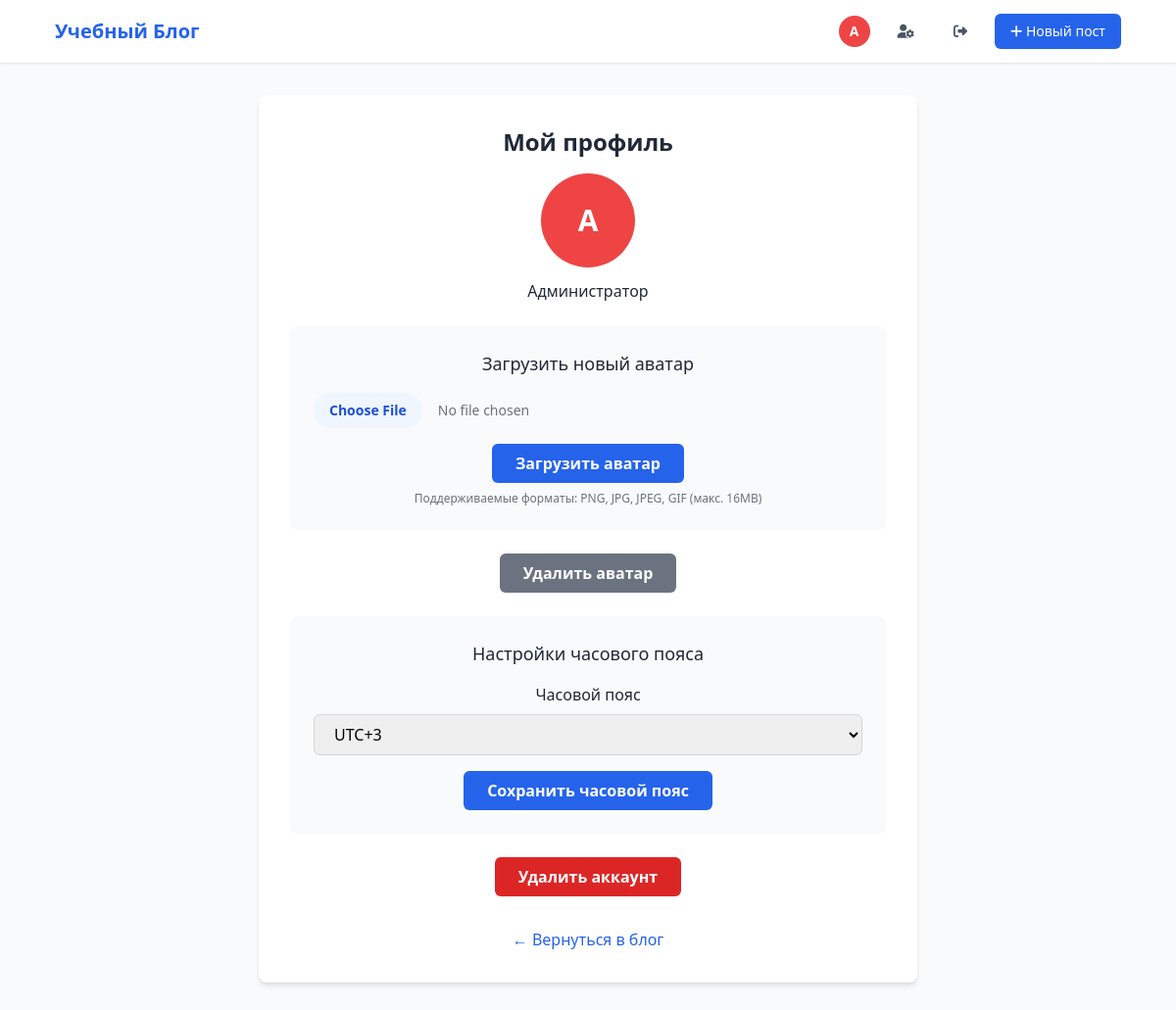
Screenshot of /profile (signed in) with the database file from the repository.
### tables this page shows
CREATE TABLE users (
            id INTEGER PRIMARY KEY AUTOINCREMENT,
            username TEXT UNIQUE NOT NULL,
            password_hash TEXT NOT NULL,
            email TEXT UNIQUE NOT NULL,
            avatar TEXT DEFAULT 'default.png',
            timezone_offset INTEGER DEFAULT 3
        );

### app.py (the view, shortened to what this page needs)
@app.route('/profile', methods=['GET', 'POST'])
def profile():
    if 'user_id' not in session:
        return redirect(url_for('login'))
    conn = get_db_connection()
    user = conn.execute('SELECT * FROM users WHERE id = ?', (session['user_id'],)).fetchone()
    conn.close()
    return render_template('profile.html', user=user)

### database.py (called while the page is built)
def get_db_connection():
    conn = sqlite3.connect(Config.DATABASE_PATH)
    conn.row_factory = sqlite3.Row
    return conn

### templates/profile.html (shortened to what this page needs)
{% extends "base.html" %}
{% block content %}
<div class="max-w-2xl mx-auto">
    <div class="bg-white rounded-lg shadow-md p-8">
        <div class="text-center mb-8">
            <h2 class="text-2xl font-bold text-gray-800 mb-4">Мой профиль</h2>
            <div class="mb-6">
                <div class="inline-block relative">
                    {% if user.avatar and user.avatar != 'default.png' %}
                        <img src="{{ url_for('static', filename='avatars/' + user.avatar) }}"
                             alt="Аватар"
                             class="w-24 h-24 rounded-full object-cover border-4 border-white shadow-lg">
                    {% else %}
                        <div class="avatar-circle avatar-{{ user.username|first|upper }} w-24 h-24 flex items-center justify-center text-3xl">
                            {{ user.username|first|upper }}
                        </div>
                    {% endif %}
                </div>
                <p class="mt-3 font-medium text-gray-800">{{ session.username }}</p>
            </div>
            <form method="POST" enctype="multipart/form-data" class="bg-gray-50 p-6 rounded-lg mb-6">
                <h3 class="text-lg font-medium text-gray-800 mb-4">Загрузить новый аватар</h3>
                <div class="mb-4">
                    <input type="file" id="avatar" name="avatar" accept="image/*"
                           class="block w-full text-sm text-gray-500
                                  file:mr-4 file:py-2 file:px-4
                                  file:rounded-full file:border-0
                                  file:text-sm file:font-semibold
                                  file:bg-blue-50 file:text-blue-700
                                  hover:file:bg-blue-100">
                </div>
                <button type="submit" class="bg-blue-600 hover:bg-blue-700 text-white font-bold py-2 px-6 rounded-md transition duration-200">
                    Загрузить аватар
                </button>
                <p class="text-xs text-gray-500 mt-2">Поддерживаемые форматы: PNG, JPG, JPEG, GIF (макс. 16MB)</p>
            </form>
            <form method="POST" class="mb-6">
                <button type="submit" name="remove_avatar" value="1"
                        class="bg-gray-500 hover:bg-gray-600 text-white font-bold py-2 px-6 rounded-md transition duration-200">
                    Удалить аватар
                </button>
            </form>
            <div class="bg-gray-50 p-6 rounded-lg mb-6">
                <h3 class="text-lg font-medium text-gray-800 mb-4">Настройки часового пояса</h3>
                <form method="POST">
                    <div class="mb-4">
                        <label for="timezone_offset" class="block text-gray-800 font-medium mb-2">Часовой пояс</label>
                        <select id="timezone_offset" name="timezone_offset"
                                class="w-full px-4 py-2 border border-gray-300 rounded-md focus:outline-none focus:ring-2 focus:ring-blue-500 focus:border-transparent">
                            {% for i in range(-12, 15) %}
                                <option value="{{ i }}" {% if user.timezone_offset == i %}selected{% endif %}>UTC{{ '+' if i >= 0 else '' }}{{ i }}</option>
                            {% endfor %}
                        </select>
                    </div>
                    <button type="submit" class="bg-blue-600 hover:bg-blue-700 text-white font-bold py-2 px-6 rounded-md transition duration-200">
                        Сохранить часовой пояс
                    </button>
                </form>
            </div>
            <form method="POST" class="mb-6">
                <button type="submit" name="delete_account" value="1"
                        class="bg-red-600 hover:bg-red-700 text-white font-bold py-2 px-6 rounded-md transition duration-200"
                        onclick="return confirm('Вы уверены, что хотите удалить свой аккаунт? Это действие необратимо.');">
                    Удалить аккаунт
                </button>
            </form>
        </div>
        <div class="text-center">
            <a href="{{ url_for('index') }}" class="text-blue-600 hover:text-blue-800 font-medium">
                ← Вернуться в блог
            </a>
        </div>
    </div>
</div>
{% endblock %}

### templates/base.html (style rules this page uses)
.avatar-circle { width: 40px; height: 40px; border-radius: 50%; display: flex; align-items: center; justify-content: center; font-weight: bold; color: white; font-size: 18px; background-color: #6b7280; }
.avatar-А, .avatar-Б, .avatar-В { background-color: #ef4444; }

### rows the page displays
users: username|first "А", username "Администратор", timezone_offset "UTC+3"

### other values shown
{{ session.username|first|upper }} "А"
